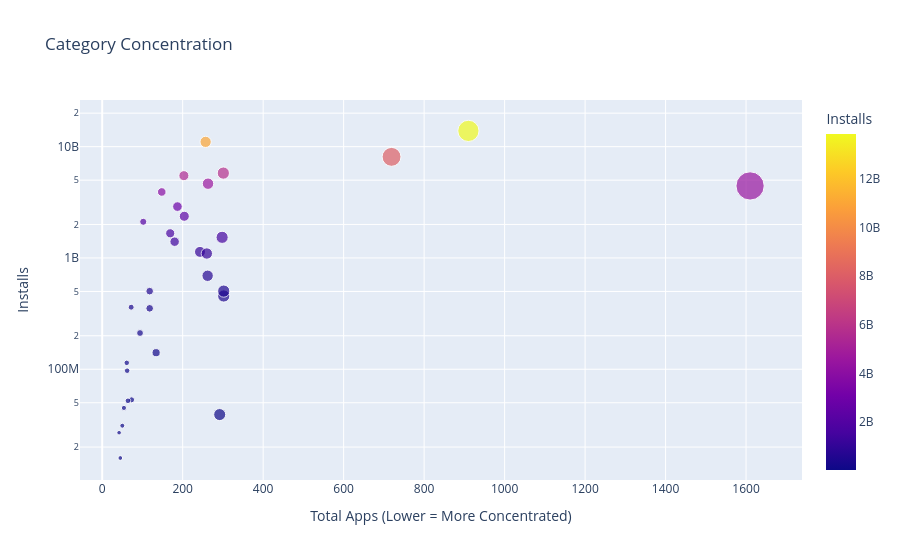

This figure's notebook cell:
### Code cell
scatter = px.scatter(scat_merged_df, x = 'App', y = 'Installs', title = 'Category Concentration', size = 'App', hover_name = scat_merged_df.index, color = 'Installs')

scatter.update_layout(xaxis_title = 'Total Apps (Lower = More Concentrated)', yaxis_title = 'Installs', yaxis = dict(type = 'log'))

scatter.show()

### Figure 1 — Plotly figure (JSON) as saved in the notebook; plotly's stock layout.template omitted (floating-point values rounded to 4 significant figures)
{"data": [{"hovertemplate": "<b>%{hovertext}</b><br><br>App=%{marker.size}<br>Installs=%{marker.color}<extra></extra>", "hovertext": ["ART_AND_DESIGN", "AUTO_AND_VEHICLES", "BEAUTY", "BOOKS_AND_REFERENCE", "BUSINESS", "COMICS", "COMMUNICATION", "DATING", "EDUCATION", "ENTERTAINMENT", "EVENTS", "FAMILY", "FINANCE", "FOOD_AND_DRINK", "GAME", "HEALTH_AND_FITNESS", "HOUSE_AND_HOME", "LIBRARIES_AND_DEMO", "LIFESTYLE", "MAPS_AND_NAVIGATION", "MEDICAL", "NEWS_AND_MAGAZINES", "PARENTING", "PERSONALIZATION", "PHOTOGRAPHY", "PRODUCTIVITY", "SHOPPING", "SOCIAL", "SPORTS", "TOOLS", "TRAVEL_AND_LOCAL", "VIDEO_PLAYERS", "WEATHER"], "legendgroup": "", "marker": {"color": [114233100, 53129800, 26916200, 1665791655, 692018120, 44931100, 11039241530, 140912410, 352852000, 2113660000, 15949410, 4437579590, 455312400, 211677750, 13858762717, 1134006220, 97082000, 52083000, 503742120, 503267560, 39162676, 2369110650, 31116110, 1532352930, 4649143130, 5788070180, 1400331540, 5487841475, 1096431465, 8099724500, 2894859300, 3916897200, 361096500], "coloraxis": "coloraxis", "size": [61, 73, 42, 169, 262, 54, 257, 134, 118, 102, 45, 1610, 302, 94, 910, 243, 62, 64, 302, 118, 292, 204, 50, 298, 263, 301, 180, 203, 260, 719, 187, 148, 72], "sizemode": "area", "sizeref": 4.025, "symbol": "circle"}, "mode": "markers", "name": "", "orientation": "v", "showlegend": false, "type": "scatter", "x": [61, 73, 42, 169, 262, 54, 257, 134, 118, 102, 45, 1610, 302, 94, 910, 243, 62, 64, 302, 118, 292, 204, 50, 298, 263, 301, 180, 203, 260, 719, 187, 148, 72], "xaxis": "x", "y": [114233100, 53129800, 26916200, 1665791655, 692018120, 44931100, 11039241530, 140912410, 352852000, 2113660000, 15949410, 4437579590, 455312400, 211677750, 13858762717, 1134006220, 97082000, 52083000, 503742120, 503267560, 39162676, 2369110650, 31116110, 1532352930, 4649143130, 5788070180, 1400331540, 5487841475, 1096431465, 8099724500, 2894859300, 3916897200, 361096500], "yaxis": "y"}], "layout": {"coloraxis": {"colorbar": {"title": {"text": "Installs"}}, "colorscale": [[0, "#0d0887"], [0.1111, "#46039f"], [0.2222, "#7201a8"], [0.3333, "#9c179e"], [0.4444, "#bd3786"], [0.5556, "#d8576b"], [0.6667, "#ed7953"], [0.7778, "#fb9f3a"], [0.8889, "#fdca26"], [1, "#f0f921"]]}, "legend": {"itemsizing": "constant", "tracegroupgap": 0}, "title": {"text": "Category Concentration"}, "xaxis": {"anchor": "y", "domain": [0, 1], "title": {"text": "Total Apps (Lower = More Concentrated)"}}, "yaxis": {"anchor": "x", "domain": [0, 1], "title": {"text": "Installs"}, "type": "log"}}}
